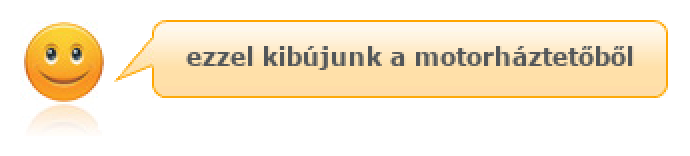

Generate this figure with Python:
import argparse
import sys
from generate import neptunfej

parser = argparse.ArgumentParser(description="Neptunfej")

parser.add_argument("-t", "--text", help="Caption text", required=True)
parser.add_argument("-o", "--output", help="Output file name", default=None)
parser.add_argument("-s", "--scale", help="Scale factor", type=int, default=2)
parser.add_argument("-m", "--margin", help="Margin", type=int, nargs=2, default=(10, 10))
parser.add_argument("-r", "--reverse", help="Upside down emoji", action="store_true")

args = parser.parse_args()

neptunfej(args.text, scale=args.scale, margin=args.margin, reverse=args.reverse).save(args.output if args.output else sys.stdout.buffer, "png")